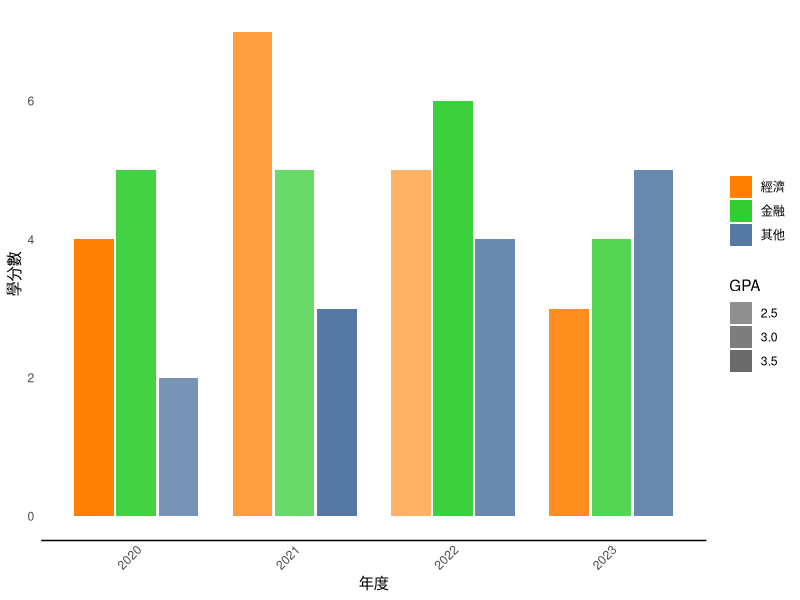

Generate this figure with R:
library(tidyverse)
library(ggplot2)
results <- list()

# 建立資料框架,包含GPA資訊
data <- tibble(
  年度 = as.factor(rep(c(2020, 2021, 2022, 2023), each = 3)),
  科目 = rep(c("經濟", "金融", "其他"), times = 4),
  學分數 = c(4, 5, 2, 7, 5, 3, 5, 6, 4, 3, 4, 5),
  GPA = c(runif(12, min = 2.0, max = 4.0))
)

data$科目 <- factor(data$科目, levels = c("經濟", "金融", "其他"))

# 指定顏色和Alpha透明度
color_palette <- c("經濟" = "#FF7F00", "金融" = "#32CD32", "其他" = "#5579a3")
alpha_palette <- c("經濟" = 0.9, "金融" = 0.9, "其他" = 0.9)

# 繪製視覺化成績單
results$plot <- ggplot(data, aes(x = 年度, y = 學分數, fill = 科目, alpha = GPA)) +
  geom_col(position = position_dodge(width = 0.8), width = 0.75, aes(group = factor(科目, levels = c("經濟", "金融", "其他")))) +  
  scale_fill_manual(values = color_palette) +
  scale_alpha_continuous(range = c(0.6, 1)) + # 調整 alpha 範圍
  scale_x_discrete(breaks = c(as.character(unique(data$年度)), "2024.06"), labels = c("2020", "2021", "2022", "2023", "2024.06")) +  # 添加 x 軸標籤
  labs(x = "年度", y = "學分數", fill = NULL, alpha = "GPA") +
  theme_minimal() +
  theme(panel.grid = element_blank(),  # 重置格線格式
        axis.line.x = element_line(color = "black"),  # 顯示 x 軸線
        axis.text.x = element_text(angle = 45, hjust = 1, margin = margin(t = 0, r = 0, b = 0, l = 10)))  # 調整 x 軸標籤角度和位置

# 顯示圖型
results$plot


